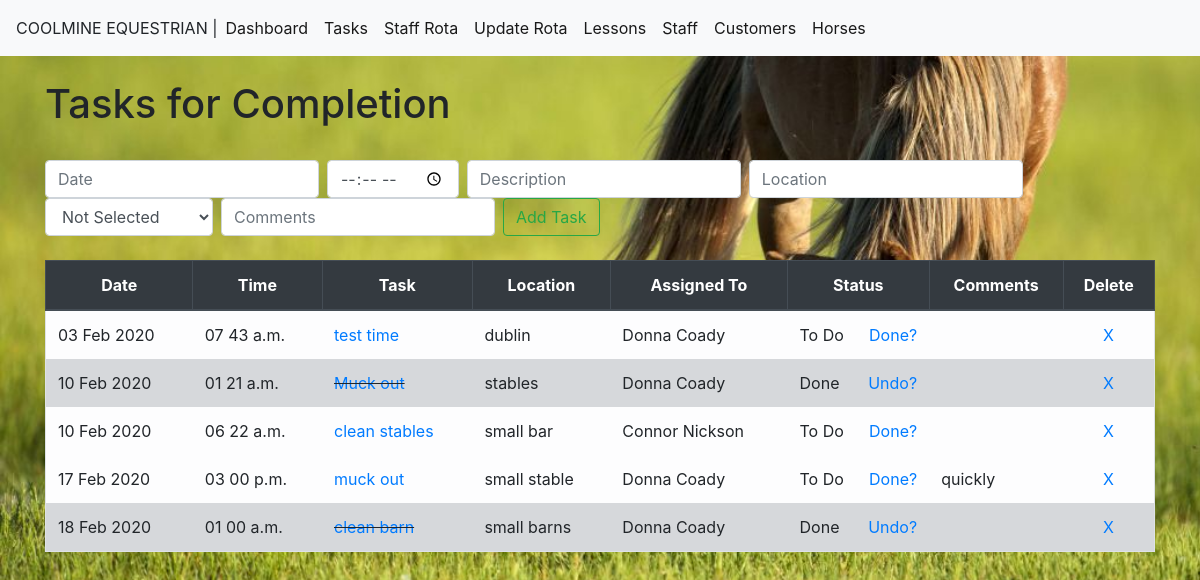
Page /task on the committed database.
### module_task/models.py (models this page shows, shortened)
class TaskList(models.Model):
    taskdate=models.DateField(auto_now_add=False, auto_now=False)
    tasktime=models.TimeField(auto_now_add=False, auto_now=False,blank=True,null=True)
    taskdesc = models.CharField(max_length=200)
    location= models.CharField(max_length=50)
    assingees= models.ForeignKey(StaffList,blank=True,null=True, on_delete=models.CASCADE,limit_choices_to={'termindate': None},)
    completed = models.BooleanField(default=False)
    comments=models.CharField(max_length=100,blank=True)

class StaffList(models.Model):
    staffname= models.CharField(max_length=50)
    staffdob=models.DateField(blank=True, null=True)
    staffaddress= models.CharField(max_length=200,blank=True, null=True)
    staffemail= models.EmailField(blank=True, null=True)
    staffphone=models.CharField(max_length=30,blank=True, null=True)
    staffcontract = models.CharField(null=True,max_length=20)
    startdate=models.DateField(blank=True, null=True)
    termindate =models.DateField(blank=True, null=True)
    staffqual =models.CharField(max_length=250, blank=True,null=True)

### module_task/views.py (the view)
# urls.py: path('task',views.task, name='task'),
def task(request):
    if request.method == 'POST':
        form = TaskListForm(request.POST or None)
        form.save()
        all_tasks = TaskList.objects.all().order_by('taskdate','tasktime')
        all_staff = StaffList.objects.all
        messages.success(request, ('Task has been successfully added!'))
        return render(request,'task.html',{'all_tasks': all_tasks,'all_staff': all_staff})
    else:
        all_tasks = TaskList.objects.all().order_by('taskdate','tasktime')
        all_staff = StaffList.objects.all
        return render(request,'task.html',{'all_tasks': all_tasks,'all_staff': all_staff})

### module_task/templates/task.html (shortened to what this page needs)
{%extends 'base.html'%}
{% block content %}
<body>
<h1> Tasks for Completion</h1>
<form class="form-inline my-2 my-lg-0" method="POST">{% csrf_token %}
  <input class="form-control mr-sm-2" type="text" id="datepicker" placeholder="Date"  name="taskdate">
  <input class="form-control mr-sm-2" type="time" aria-label="Add" name="tasktime">
  <input class="form-control mr-sm-2" type="add" placeholder="Description" aria-label="Add" name="taskdesc">
  <input class="form-control mr-sm-2" type="add" placeholder="Location" aria-label="Add" name="location">
  <select class="form-control mr-sm-2" name="assingees">
    <option value="" selected="selected">Not Selected</option>
   </select>
  <input class="form-control mr-sm-2" type="add" placeholder="Comments" aria-label="Add" name="comments">
  <button class="btn btn-outline-success my-2 my-sm-0" type="submit">Add Task</button>
</form>
  {% if all_tasks %}
  <table class="table table-bordered">
    <thead class="thead-dark">
      <tr>
        <th scope="col">Date</th>
        <th scope="col">Time</th>
        <th scope="col">Task</th>
        <th scope="col">Location</th>
        <th scope="col">Assigned To</th>
        <th scope="col">Status</th>
        <th scope="col">Comments</th>
        <th scope="col">Delete</th>
      </tr>
    </thead>
    <tbody>
      {% for tasks in all_tasks %}
        {% if tasks.completed %}
          <tr class="table table-secondary table-borderless">
            <td> {{tasks.taskdate|date:"d M Y"}} </td>
            <td> {{tasks.tasktime|time:"h i a"}} </td>
            <td class="strikethru"><a href="{% url 'edittask' tasks.id %}"> {{tasks.taskdesc}}</a> </td>
            <td> {{tasks.location}} </td>
            <td> {{tasks.assingees.staffname}} </td>
            <td> Done<a href="{% url 'markincomplete' tasks.id %}" style="float: right">Undo?</a></td>
            <td> {{tasks.comments}} </td>
            <td><center> <a href="{% url 'delete' tasks.id %}">X</a></center> </td>
          </tr>
        {% else %}
            <tr class="table table-borderless table-light" border-color>
              <td> {{tasks.taskdate|date:"d M Y"}} </td>
              <td> {{tasks.tasktime|time:"h i a"}} </td>
              <td> <a href="{% url 'edittask' tasks.id %}">{{tasks.taskdesc}}</a> </td>
              <td> {{tasks.location}} </td>
              <td> {{tasks.assingees.staffname}} </td>
              <td> To Do <a href="{% url 'markcomplete' tasks.id %}"style="float: right">Done?</a> </td>
              <td> {{tasks.comments}} </td>
              <td><center> <a href="{% url 'delete' tasks.id %}">X</a></center> </td>
            </tr>
        {% endif %}
      {% endfor %}
    </tbody>
  </table>
  {% endif %}
</body>
{% endblock %}

### static/css/style.css (style rules this page uses)
.strikethru { text-decoration: line-through; }
th { text-align: center; }
body { background-image: url( '../images/grasshorse.jpg' ); background-repeat: no-repeat; background-size: cover }

### rows in the picture
TaskList: taskdate "03 Feb 2020", tasktime "07 43 a.m.", taskdesc "test time", location "dublin", assingees.staffname "Donna Coady"
TaskList: taskdate "10 Feb 2020", tasktime "01 21 a.m.", taskdesc "Muck out", location "stables", assingees.staffname "Donna Coady"
TaskList: taskdate "10 Feb 2020", tasktime "06 22 a.m.", taskdesc "clean stables", location "small bar", assingees.staffname "Connor Nickson"
TaskList: taskdate "17 Feb 2020", tasktime "03 00 p.m.", taskdesc "muck out", location "small stable", assingees.staffname "Donna Coady", comments "quickly"
TaskList: taskdate "18 Feb 2020", tasktime "01 00 a.m.", taskdesc "clean barn", location "small barns", assingees.staffname "Donna Coady"
